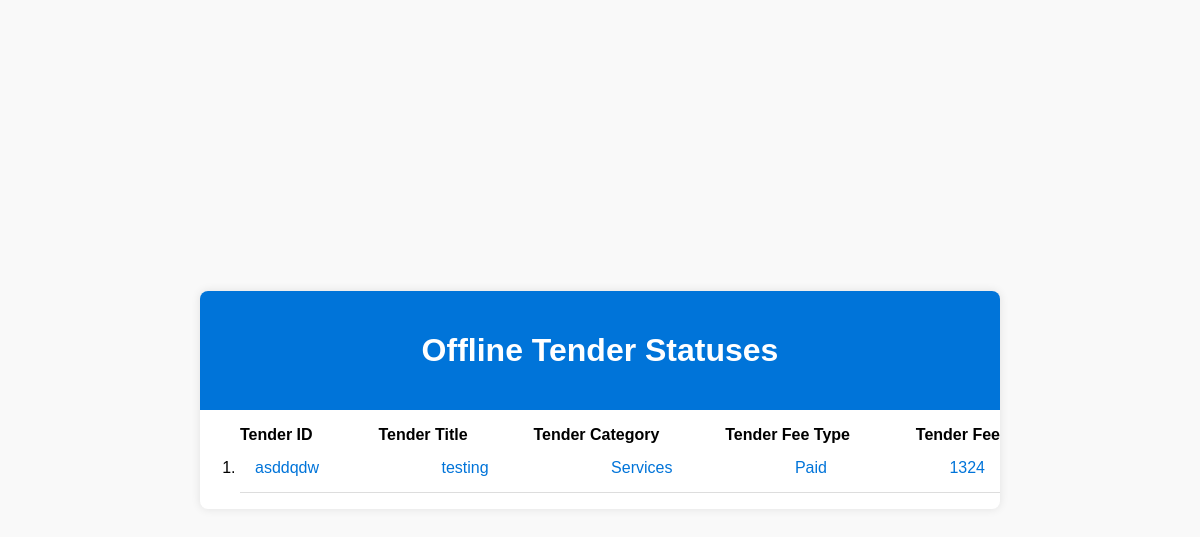
Screenshot of /adminMIS/offlineStatus.html (signed in) with the database file from the repository.
### MIS/models.py (models this page shows)
class Offline(models.Model):
    tenderReferenceNumber = models.IntegerField()
    tenderID = models.CharField(max_length=50)
    tenderTitle = models.CharField(max_length=50)
    tenderCategory = models.CharField(max_length=50, choices=[('Goods', 'Goods'), ('Services', 'Services'), ('Works', 'Works')])
    tenderFeeType = models.CharField(max_length=50, choices=[('Paid', 'Paid'), ('Unpaid', 'Unpaid')])
    tenderFee = models.IntegerField()
    tenderValue = models.IntegerField()
    emdType = models.CharField(max_length=50, choices=[('Percentage', 'Percentage'), ('Fixed', 'Fixed')])
    emd = models.IntegerField()
    technicalBidOpeningDate = models.DateField()
    financialBidOpeningDate = models.DateField()
    l1BidderName = models.CharField(max_length=50)
    contractAwardDate = models.DateField()
    l1BidderEmd = models.CharField(max_length=50, choices=[('Paid', 'Paid'), ('Unpaid', 'Unpaid')])
    l1BidderEmdValue = models.IntegerField()
    l1BidderBg = models.CharField(max_length=50, choices=[('Paid', 'Paid'), ('Unpaid', 'Unpaid')])
    l1BidderBgValue = models.IntegerField()
    paymentOptions = models.CharField(max_length=50, choices=[('10%', '10%'), ('25%', '25%'), ('50%', '50%'), ('75%', '75%'), ('90%', '90%'), ('100%', '100%')])

### MIS/views.py (the view)
# urls.py: path('adminMIS/offlineStatus.html', views.offlineStatus, name='offlineStatus'),
@login_required(login_url='/')
def offlineStatus(request):
    offlineEntries = Offline.objects.all()
    return render(request, 'MIS/procurement/offline/offlineStatus.html', {'offlineEntries': offlineEntries})

### templates/MIS/procurement/offline/offlineStatus.html (shortened to what this page needs)
{% load static %}
<!DOCTYPE html>
<html lang="en">
<head>
    <link rel="stylesheet" href="{% static 'MIS/status.css' %}">
</head>
<body>
<div class="container">
    <header>
        <h1>Offline Tender Statuses</h1>
    </header>
    <ol>
        {% for entry in offlineEntries %}
            {% if entry.pk == 1 %}
                <div class="tender-info">
                    <span class="tender-heading">Tender ID</span>
                    <span class="tender-heading">Tender Title</span>
                    <span class="tender-heading">Tender Category</span>
                    <span class="tender-heading">Tender Fee Type</span>
                    <span class="tender-heading">Tender Fee</span>
                </div>
            {% endif %}
            <li>
                <a href="{% url 'offlineDetail' entry.pk %}">
                    <div class="tender-info">
                        <span class="tender-id">{{ entry.tenderID }}</span>
                        <span class="tender-title">{{ entry.tenderTitle }}</span>
                        <span class="tender-title">{{ entry.tenderCategory }}</span>
                        <span class="tender-title">{{ entry.tenderFeeType }}</span>
                        <span class="tender-title">{{ entry.tenderFee }}</span>
                    </div>
                </a>
            </li>
        {% endfor %}
    </ol>
</div>
</body>
</html>

### static/MIS/status.css (style rules this page uses)
body { font-family: Arial, sans-serif; background-color: #f9f9f9; margin: 0; padding: 0; display: flex; justify-content: center; align-items: center; height: 100vh; }
.container { max-width: 800px; width: 90%; background-color: #fff; box-shadow: 0 0 10px rgba(0, 0, 0, 0.1); border-radius: 8px; overflow: hidden; }
header { background-color: #0074d9; color: #fff; padding: 20px; text-align: center; }
li { border-bottom: 1px solid #ddd; }
a { display: block; text-decoration: none; color: #0074d9; transition: background-color 0.3s ease, color 0.3s ease; padding: 15px; }
.tender-info { display: flex; justify-content: space-between; }
.tender-heading { font-weight: bold; }

### rows the page displays
Offline: shows "Tender ID", tenderID "asddqdw", tenderTitle "testing", tenderCategory "Services", tenderFeeType "Paid", tenderFee "1324"
